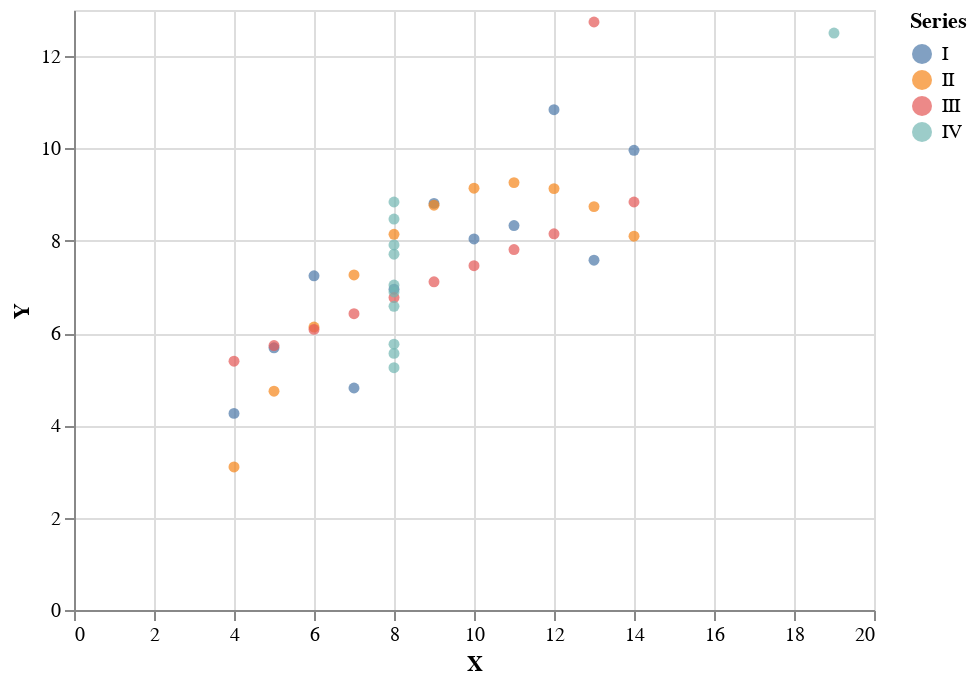

The cell this chart's notebook holds for it:
### Code cell
anscombe_filter(anscombe)

### Figure 1 — Vega-Lite specification as saved in the notebook (floating-point values rounded to 4 significant figures)
{"config": {"view": {"continuousWidth": 400, "continuousHeight": 300}}, "data": {"name": "data-3d23a3381c61efd5a9c7a8abc82c6d65"}, "mark": "circle", "encoding": {"color": {"type": "nominal", "field": "Series"}, "x": {"type": "quantitative", "field": "X"}, "y": {"type": "quantitative", "field": "Y"}}, "selection": {"selector006": {"type": "interval", "bind": "scales", "encodings": ["x", "y"]}}, "$schema": "https://vega.github.io/schema/vega-lite/v4.8.1.json", "datasets": {"data-3d23a3381c61efd5a9c7a8abc82c6d65": [{"Series": "I", "X": 10, "Y": 8.04}, {"Series": "I", "X": 8, "Y": 6.95}, {"Series": "I", "X": 13, "Y": 7.58}, {"Series": "I", "X": 9, "Y": 8.81}, {"Series": "I", "X": 11, "Y": 8.33}, {"Series": "I", "X": 14, "Y": 9.96}, {"Series": "I", "X": 6, "Y": 7.24}, {"Series": "I", "X": 4, "Y": 4.26}, {"Series": "I", "X": 12, "Y": 10.84}, {"Series": "I", "X": 7, "Y": 4.81}, {"Series": "I", "X": 5, "Y": 5.68}, {"Series": "II", "X": 10, "Y": 9.14}, {"Series": "II", "X": 8, "Y": 8.14}, {"Series": "II", "X": 13, "Y": 8.74}, {"Series": "II", "X": 9, "Y": 8.77}, {"Series": "II", "X": 11, "Y": 9.26}, {"Series": "II", "X": 14, "Y": 8.1}, {"Series": "II", "X": 6, "Y": 6.13}, {"Series": "II", "X": 4, "Y": 3.1}, {"Series": "II", "X": 12, "Y": 9.13}, {"Series": "II", "X": 7, "Y": 7.26}, {"Series": "II", "X": 5, "Y": 4.74}, {"Series": "III", "X": 10, "Y": 7.46}, {"Series": "III", "X": 8, "Y": 6.77}, {"Series": "III", "X": 13, "Y": 12.74}, {"Series": "III", "X": 9, "Y": 7.11}, {"Series": "III", "X": 11, "Y": 7.81}, {"Series": "III", "X": 14, "Y": 8.84}, {"Series": "III", "X": 6, "Y": 6.08}, {"Series": "III", "X": 4, "Y": 5.39}, {"Series": "III", "X": 12, "Y": 8.15}, {"Series": "III", "X": 7, "Y": 6.42}, {"Series": "III", "X": 5, "Y": 5.73}, {"Series": "IV", "X": 8, "Y": 6.58}, {"Series": "IV", "X": 8, "Y": 5.76}, {"Series": "IV", "X": 8, "Y": 7.71}, {"Series": "IV", "X": 8, "Y": 8.84}, {"Series": "IV", "X": 8, "Y": 8.47}, {"Series": "IV", "X": 8, "Y": 7.04}, {"Series": "IV", "X": 8, "Y": 5.25}, {"Series": "IV", "X": 19, "Y": 12.5}, {"Series": "IV", "X": 8, "Y": 5.56}, {"Series": "IV", "X": 8, "Y": 7.91}, {"Series": "IV", "X": 8, "Y": 6.89}]}}
